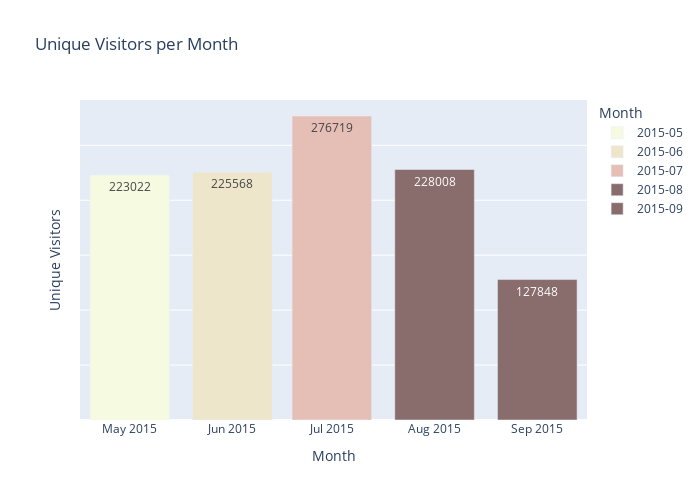

Here is the notebook cell this chart was saved with:
### Code cell
color_map = {
    "2015-05": "#F5FAE1",
    "2015-06": "#EEE6CA",
    "2015-07": "#E5BEB5",
    "2015-08": "#896C6C",
    "2015-09": "#896C6C"
}

fig = px.bar(
    monthly_visitors,
    x = "year_month",
    y = "visitorid",
    color = "year_month",
    color_discrete_map = color_map,
    title = "Unique Visitors per Month",
    labels = {"year_month": "Month", "visitorid": "Unique Visitors"},
    text = "visitorid"
)
fig.update_layout(
    legend_title_text = "Month",
    xaxis_title = "Month",
    yaxis = dict(
        showticklabels = False
    ),
    width = 700,
    height = 500
)

fig.show()

### Figure 1 — Plotly figure (JSON) as saved in the notebook; plotly's stock layout.template omitted (floating-point values rounded to 4 significant figures)
{"data": [{"hovertemplate": "Month=%{x}<br>Unique Visitors=%{text}<extra></extra>", "legendgroup": "2015-05", "marker": {"color": "#F5FAE1", "pattern": {"shape": ""}}, "name": "2015-05", "orientation": "v", "showlegend": true, "text": [223000.0], "textposition": "auto", "type": "bar", "x": ["2015-05"], "xaxis": "x", "y": [223022], "yaxis": "y"}, {"hovertemplate": "Month=%{x}<br>Unique Visitors=%{text}<extra></extra>", "legendgroup": "2015-06", "marker": {"color": "#EEE6CA", "pattern": {"shape": ""}}, "name": "2015-06", "orientation": "v", "showlegend": true, "text": [225600.0], "textposition": "auto", "type": "bar", "x": ["2015-06"], "xaxis": "x", "y": [225568], "yaxis": "y"}, {"hovertemplate": "Month=%{x}<br>Unique Visitors=%{text}<extra></extra>", "legendgroup": "2015-07", "marker": {"color": "#E5BEB5", "pattern": {"shape": ""}}, "name": "2015-07", "orientation": "v", "showlegend": true, "text": [276700.0], "textposition": "auto", "type": "bar", "x": ["2015-07"], "xaxis": "x", "y": [276719], "yaxis": "y"}, {"hovertemplate": "Month=%{x}<br>Unique Visitors=%{text}<extra></extra>", "legendgroup": "2015-08", "marker": {"color": "#896C6C", "pattern": {"shape": ""}}, "name": "2015-08", "orientation": "v", "showlegend": true, "text": [228000.0], "textposition": "auto", "type": "bar", "x": ["2015-08"], "xaxis": "x", "y": [228008], "yaxis": "y"}, {"hovertemplate": "Month=%{x}<br>Unique Visitors=%{text}<extra></extra>", "legendgroup": "2015-09", "marker": {"color": "#896C6C", "pattern": {"shape": ""}}, "name": "2015-09", "orientation": "v", "showlegend": true, "text": [127800.0], "textposition": "auto", "type": "bar", "x": ["2015-09"], "xaxis": "x", "y": [127848], "yaxis": "y"}], "layout": {"barmode": "relative", "height": 500, "legend": {"title": {"text": "Month"}, "tracegroupgap": 0}, "title": {"text": "Unique Visitors per Month"}, "width": 700, "xaxis": {"anchor": "y", "categoryarray": ["2015-05", "2015-06", "2015-07", "2015-08", "2015-09"], "categoryorder": "array", "domain": [0, 1], "title": {"text": "Month"}}, "yaxis": {"anchor": "x", "domain": [0, 1], "showticklabels": false, "title": {"text": "Unique Visitors"}}}}
